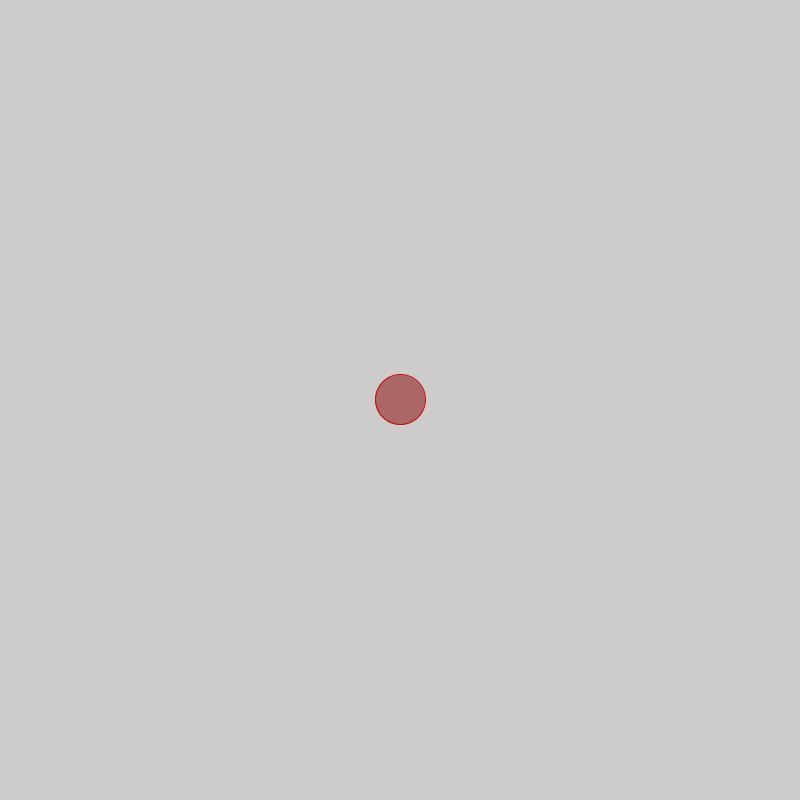
Frame 1 (no input)
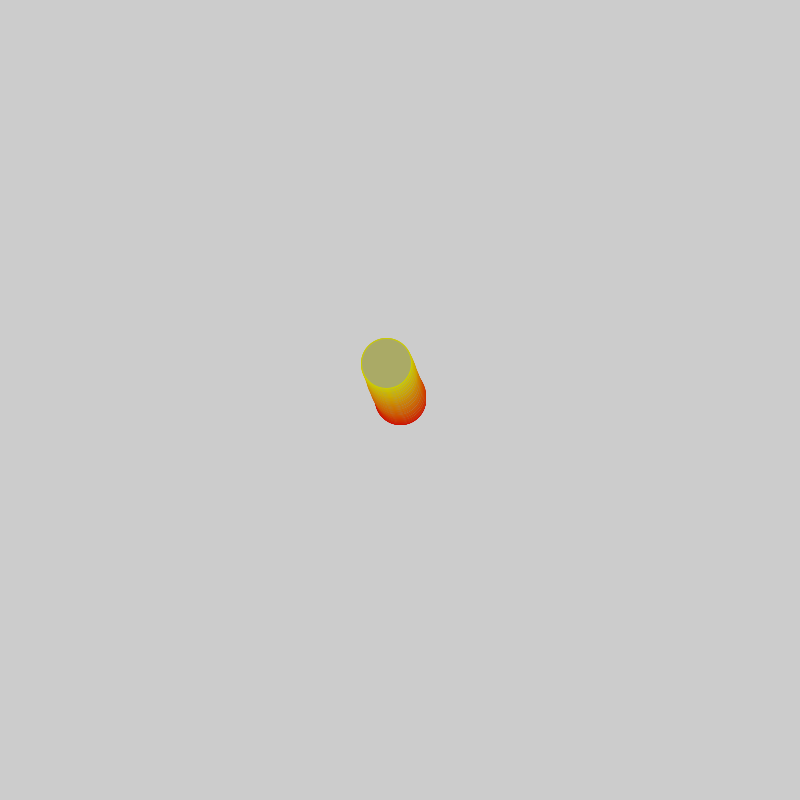
Frame 60 (the mouse pressed at the canvas centre just before this capture)
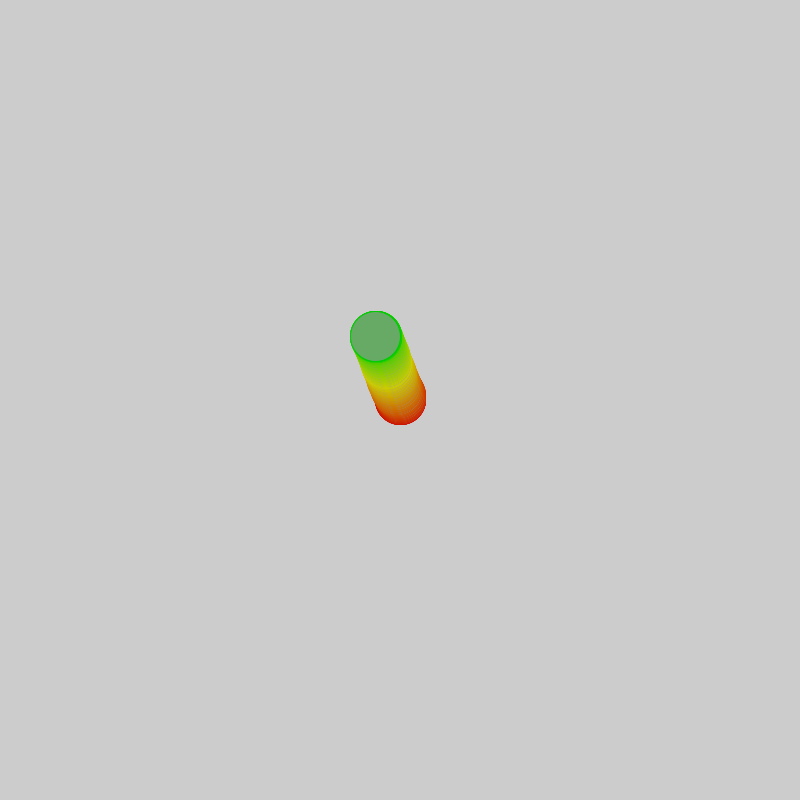
Frame 120 (the mouse held since frame 60 and released just before this capture)

The Processing sketch that drew these frames (run headless with seeded random() and noise(); from frame 60 on, the mouse is pressed at the canvas centre):

// Processing sketch: wanderer
// ── wanderer.pde
PVector loc;
PVector vel;
PVector acc;

int sz= 50;

void setup() {
  size (800, 800);
  colorMode(HSB, 360, 50, 75, 90);
  loc= new PVector(width/2, height/2);

  vel = new PVector(0, 0);

  acc = new PVector(random(-.1, .1), random(-.1, .1));
}

void draw() {
  acc.set(random(-.1, .1), random(-.1, .1));

  fill(frameCount%360, 20, 50);
  stroke(frameCount%360, 100, 60);

  vel.add(acc);

  vel.limit(5);

  loc.add(vel);

  ellipse(loc.x, loc.y, sz, sz);

  if (loc.x- sz/2>width) {
    loc.x=-sz/2;
  }
  if (loc.x+ sz/2<0) {
    loc.x= width +sz/2;
  }
  if (loc.y-sz/2>height) {
    loc.y = -sz/2;
  }
  if (loc.y + sz/2<0) {
    loc.y = height + sz/2;
  }
}
